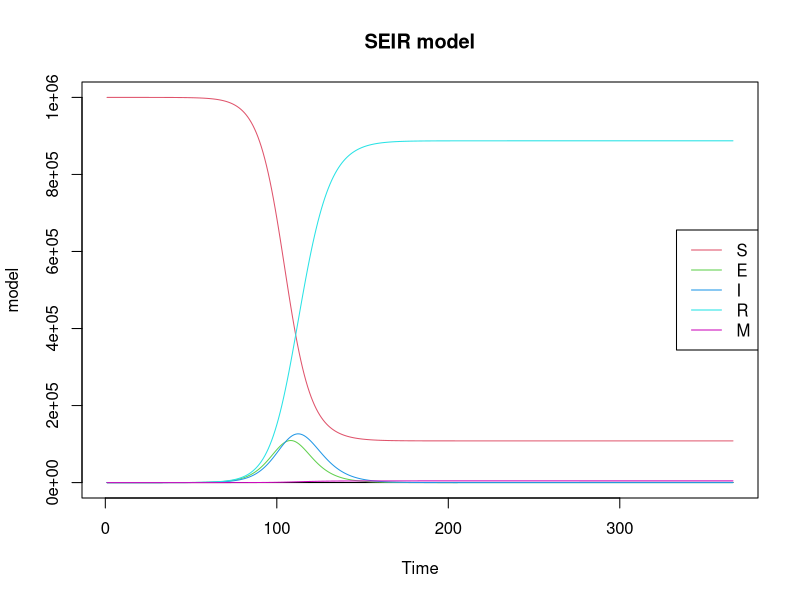

Recreate this plot in R.
require(deSolve)

SEIR <- function(time, current_state, params){
  
  with(as.list(c(current_state, params)),{
    N <- S+E+I+R
    dS <- -(beta*S*I)/N
    dE <- (beta*S*I)/N - sigma*E
    dI <- sigma*E - gamma*I - mu*I
    dR <- gamma*I
    dM <- mu*I
    
    return(list(c(dS, dE, dI, dR, dM)))
  })
}

params <- c(beta=0.5, sigma=0.25, gamma=0.2, mu=0.001)

initial_state <- c(S=999999, E=1, I=0, R=0, M=0)

times <- 0:365

model <- ode(initial_state, times, SEIR, params)

summary(model)

# Plot using matplot
matplot(model, type='l', lty=1, main='SEIR model', xlab='Time')

legend <- colnames(model)[2:6]
legend('right', legend=legend, col=2:6, lty = 1)
